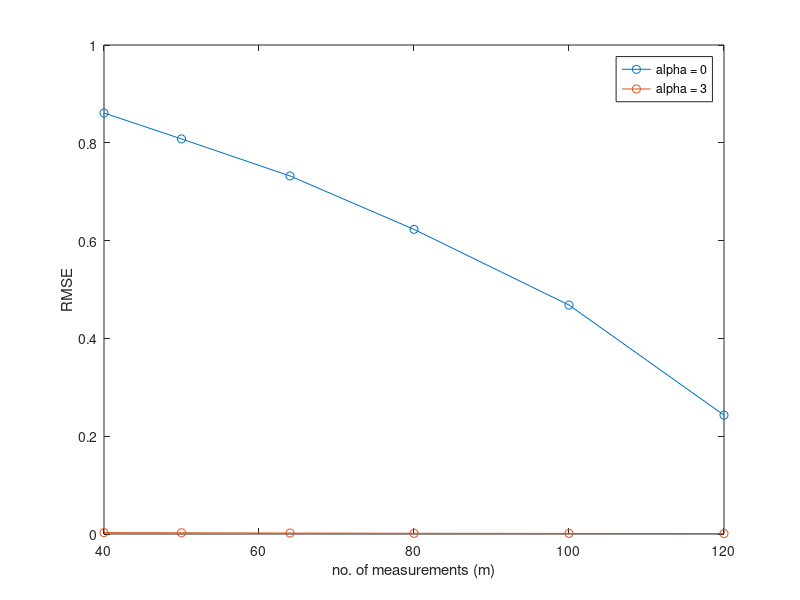

The MATLAB script that drew this image:
n = 128;
U = zeros(n);
%generation of random U
column_i = randn(n, 1); 
U(:, 1) = column_i ./ norm(column_i); 
for i = 2:n
    column_norm = 0;
    while column_norm < 1e-6
        column_i = randn(n, 1);
        column_i = column_i - U(:, 1:i - 1) * (U(:, 1:i - 1).' * column_i);
        column_norm = norm(column_i);
    end
    U(:, i) = column_i ./ column_norm;
end
mu = zeros(n,1);
m_vals = [40, 50, 64, 80, 100, 120];
alpha_vals = [0, 3];
figure;
for alpha=1:length(alpha_vals)
    lambda_vals = zeros(n,1);
    for i=1:128
        lambda_vals(i) = i^(-alpha_vals(alpha));  %diagonal values of covariance matrix
    end
    Sigma = U * diag(lambda_vals) * U'; %covariance matrix
    rmse_vals = zeros(length(m_vals), length(alpha_vals));
    rng(1);
    for i = 1:length(m_vals)
        for j = 1:15 %run a few times
            x = mvnrnd(mu ,Sigma ,1)'; %x generated according to required distribution
            phi = sqrt(1/m_vals(i)) * randn(m_vals(i), n); %phi genrated randomly
            stddev = 0.01 * mean(abs(phi * x));
            y = phi * x + stddev * randn(m_vals(i), 1);  % measurements y
            x_recon = (inv(phi'*phi + stddev^2 * (U * diag(1./lambda_vals) * U'))) * phi'*y; %reconstruction step
            rmse_vals(i, alpha) = rmse_vals(i, alpha) + norm(x_recon-x)/sqrt(128)/15;
        end
    end
    plot(m_vals, rmse_vals(:, alpha), '-o');
    hold on;
end
xlabel('no. of measurements (m)');
ylabel('RMSE');
legend('alpha = 0', 'alpha = 3');